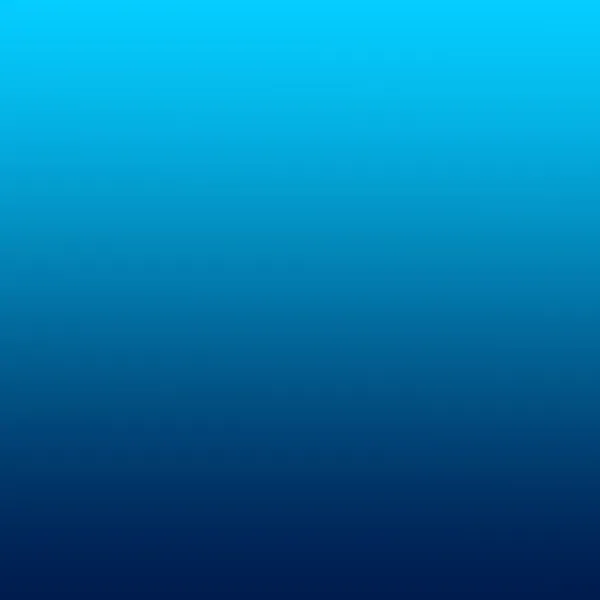
#> input picture gradient.jpg, 600 x 600 px
$ python simple_threshold.py
#> lines starting #> are read from the running program, lines starting #| are printed output that depends on the picture
import cv2

image = cv2.imread('gradient.jpg', 1)
#> image is the input picture: shape (600, 600, 3); mean B, G, R 166.4, 116.1, 2.3
cv2.imshow('original', image)
ret,threshold_image=cv2.threshold(image,150,255,cv2.THRESH_BINARY)
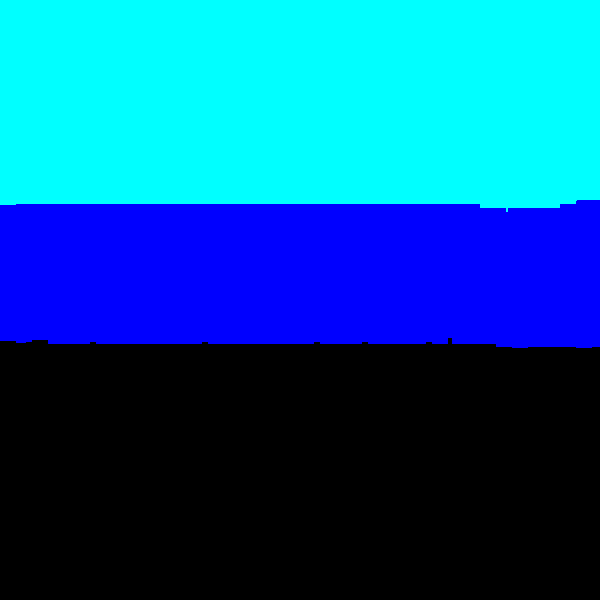
#> threshold_image: shape (600, 600, 3); mean B, G, R 146.3, 86.9, 0
cv2.imshow('processed image',threshold_image)
cv2.waitKey(0)
cv2.destroyAllWindows()

$ run again, with img.jpg copied over gradient.jpg
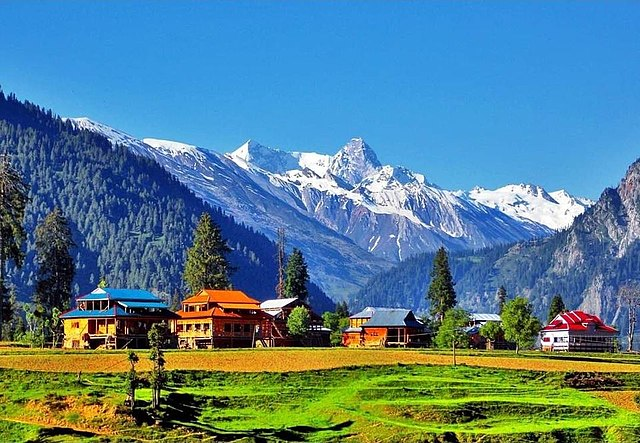
#> input picture img.jpg, 640 x 443 px
#> image is the input picture: shape (443, 640, 3); mean B, G, R 142.9, 126.9, 85.3
#> `ret,threshold_image=cv2.threshold(image,150,255,cv2.THRESH_BINARY)`:
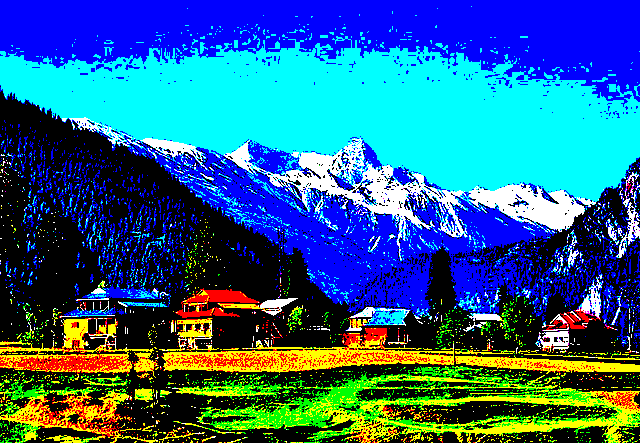
#> threshold_image: shape (443, 640, 3); mean B, G, R 136.8, 99.1, 37.8
